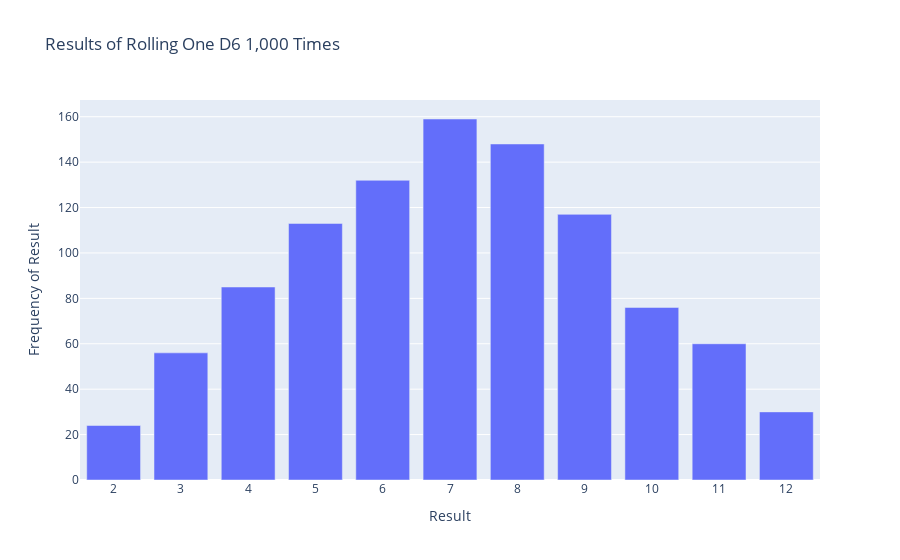

The code cell stored with this chart in its notebook:
### Code cell
import numpy as np
import plotly.express as px

num_sides1 = 6
num_sides2 = 6
num_sides = num_sides1 + num_sides2

# Make some rolls, and store results in a NumPy array.
results1 = np.random.randint(1, num_sides1 + 1, size=1000)
results2 = np.random.randint(1, num_sides2 + 1, size=1000)
results = results1 + results2

# Analyze the results using NumPy functions.
poss_results = np.arange(2, num_sides + 1)
frequencies = np.bincount(results, minlength=num_sides+1)[2:]

# Visualize the results.
title = "Results of Rolling One D6 1,000 Times"
labels = {'x': 'Result', 'y': 'Frequency of Result'}
fig = px.bar(x=poss_results, y=frequencies, title=title, labels=labels)

fig.update_layout(xaxis_dtick=1)
fig.show()

### Figure 1 — Plotly figure (JSON) as saved in the notebook; plotly's stock layout.template omitted (floating-point values rounded to 4 significant figures)
{"data": [{"alignmentgroup": "True", "hovertemplate": "Result=%{x}<br>Frequency of Result=%{y}<extra></extra>", "legendgroup": "", "marker": {"color": "#636efa", "pattern": {"shape": ""}}, "name": "", "offsetgroup": "", "orientation": "v", "showlegend": false, "textposition": "auto", "type": "bar", "x": [2, 3, 4, 5, 6, 7, 8, 9, 10, 11, 12], "xaxis": "x", "y": [24, 56, 85, 113, 132, 159, 148, 117, 76, 60, 30], "yaxis": "y"}], "layout": {"barmode": "relative", "legend": {"tracegroupgap": 0}, "title": {"text": "Results of Rolling One D6 1,000 Times"}, "xaxis": {"anchor": "y", "domain": [0, 1], "dtick": 1, "title": {"text": "Result"}}, "yaxis": {"anchor": "x", "domain": [0, 1], "title": {"text": "Frequency of Result"}}}}
